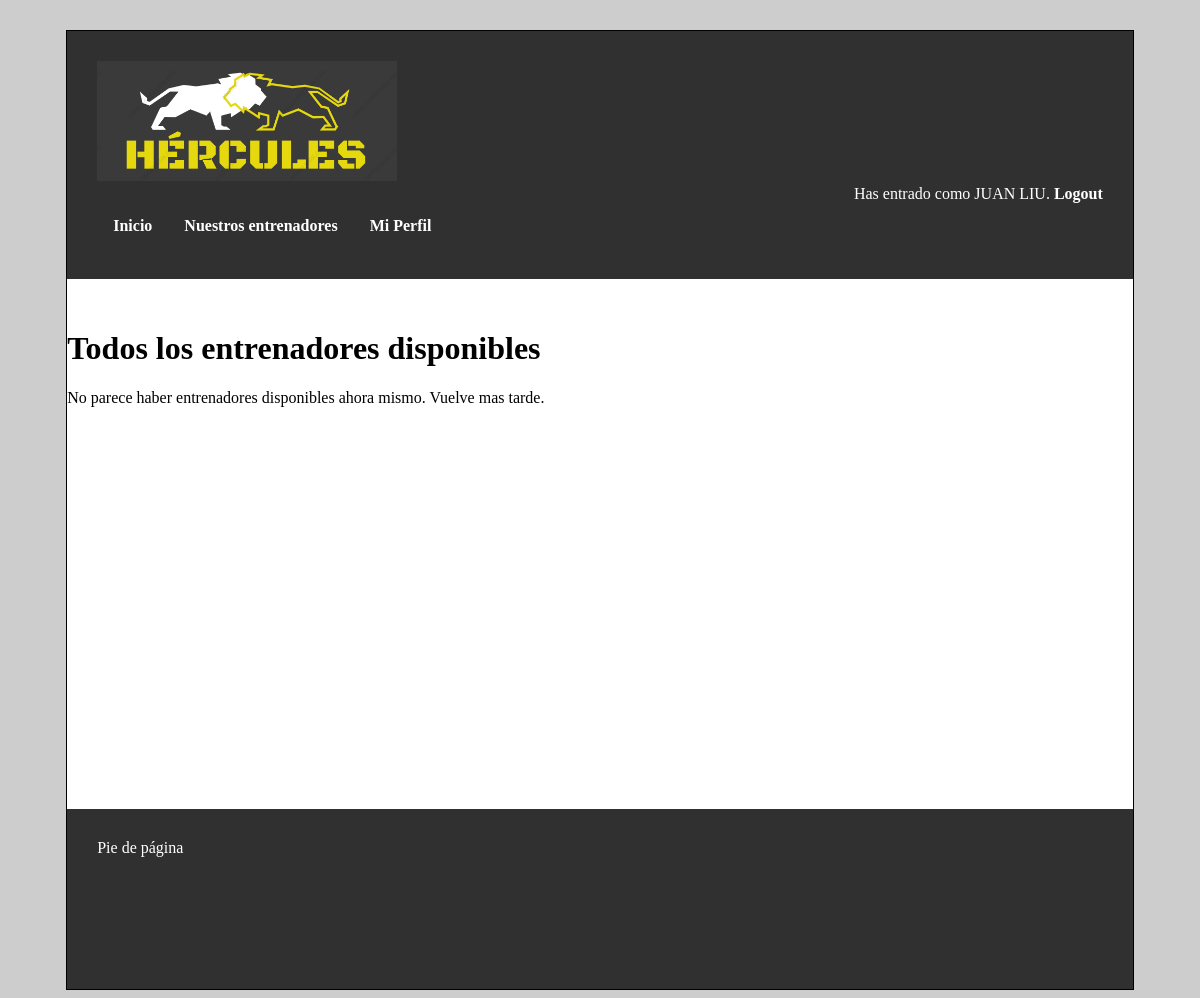
Before: /entrenadores.php (signed in) with the older database file.
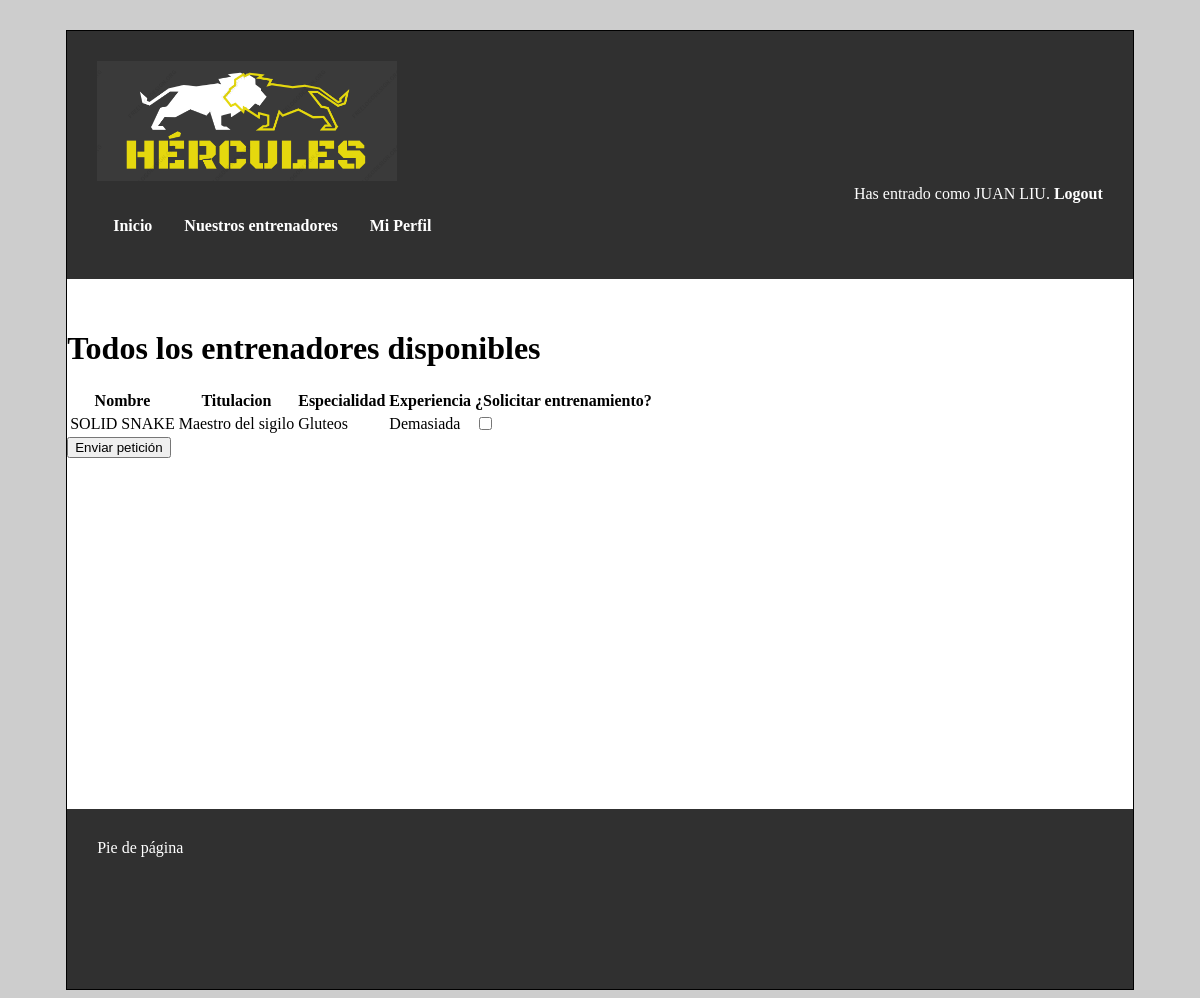
After: the same page with the newer database file.
### tables this page shows
CREATE TABLE `usuario` (
  `nif` varchar(10) NOT NULL,
  `nombre` varchar(30) NOT NULL,
  `contrasenna` varchar(255) NOT NULL,
  `foto` varchar(30) DEFAULT NULL,
  `email` varchar(30) NOT NULL,
  `sexo` varchar(6) DEFAULT NULL,
  `fechaNac` date DEFAULT NULL,
  `telefono` varchar(15) DEFAULT NULL,
  `ubicacion` varchar(50) DEFAULT NULL,
  `peso` decimal(5,0) DEFAULT NULL,
  `altura` decimal(5,0) DEFAULT NULL,
  `preferencias` varchar(50) DEFAULT NULL,
  `tipoUsuario` tinyint(1) NOT NULL DEFAULT 0,
  `titulacion` varchar(30) DEFAULT NULL,
  `especialidad` varchar(50) DEFAULT NULL,
  `experiencia` varchar(30) DEFAULT NULL
);

### includes/TOUsuario.php (called while the page is built, shortened)
<?php
class TOUsuario {
    private $nif;
    private $nombre;
    public function getNif()
    {
        return $this->nif;
    }
    public function getNombre()
    {
        return $this->nombre;
    }
}
?>

### includes/config.php (called while the page is built, shortened)
<?php
require_once __DIR__.'/TOUsuario.php';
require_once __DIR__.'/controller.php';
$ctrl = new controller();
?>

### includes/DAO.php (called while the page is built, shortened)
<?php
class DAO {
    private $servername = "localhost";
    private $username = "hercules";
    private $password = "iG8hC62acnPrvIeU";
    private $dbname = "hercules";
    public $mysqli;
    public function __construct(){
        if(!$this->mysqli){
            $this->mysqli = new mysqli($this->servername, $this->username, $this->password, $this->dbname);
        }
    }
    protected function consultar($query){
        return $this->mysqli->query($query);
    }
}
?>

### includes/controller.php (called while the page is built, shortened)
<?php
require_once('usuarioDAO.php');
class controller{
    public function listarEntrenadores($nif){
        $usuarioDAO = new UsuarioDAO();
        $consulta = $usuarioDAO->listarEntrenadores($nif);
        $row = array();
        $entrena = array();
        if ($consulta) {
        	while ($fila = mysqli_fetch_assoc($consulta)){
                $row['nombre'] = $fila['nombre'];
                $row['titulacion'] = $fila['titulacion'];
                $row['especialidad'] = $fila['especialidad'];
                $row['experiencia'] = $fila['experiencia'];
                $entrena[$fila['nif']] = $row;
        	}
        }
        return $entrena;
    }
}

### includes/usuarioDAO.php (called while the page is built, shortened)
<?php
require_once('DAO.php');
require_once('TOUsuario.php');
class UsuarioDAO extends DAO {
    public function listarEntrenadores($nif){
        $query = "SELECT nif, nombre, titulacion, especialidad, experiencia FROM usuario WHERE tipoUsuario = 1 AND nif != '" .$nif."'";
        return $this->consultar($query);
    }
}
?>

### entrenadores.php (the view, shortened to what this page needs)
<?php
	require_once 'includes/config.php';
?>
<!DOCTYPE html>
<html>
<head>
	<link rel="stylesheet" type="text/css" href="estilo.css" />
</head>
<body>
<div id="contenedor">
	<?php
		require('includes/comun/cabecera.php');
	?>
	<div id="contenido">
		<h1>Todos los entrenadores disponibles</h1>
		<form action="entrena_check.php" method="post">
		<?php
			$arr = $ctrl->listarEntrenadores($_SESSION['usuario']->getNif());
			if (count($arr) > 0) {
				echo '<table>';
				  echo '<tr>'.'<th>Nombre</th>'.'<th>Titulacion</th>'.'<th>Especialidad</th>'.'<th>Experiencia</th>';
				  if (isset($_SESSION['login'])) {
				  	echo '<th>¿Solicitar entrenamiento?</th>';
				  }
				  echo '</tr>';
				  if (isset($_SESSION['login'])) {
				  	$estados = $ctrl->listarSolicitudes($_SESSION['usuario']->getNif());
				  	foreach ($arr as $key => $valor) {
						echo '<tr>';
							echo '<td>'.$valor['nombre'].'</td>';
						    echo '<td>'.$valor['titulacion'].'</td>';
						    echo '<td>'.$valor['especialidad'].'</td>';
						    echo '<td>'.$valor['experiencia'].'</td>';
						    if (!isset($estados[$key])) {
								echo '<td>'.'<input type="checkbox" name="check_list[]" value='.$key.'>'.'</td>';
							}
					 	echo'</tr>';
					}
				  }
				echo '</table>';
				if (isset($_SESSION['login'])) {
					echo '<input type="submit" name="submit" Value="Enviar petición"/>';
				}
			}
			else {
				echo "No parece haber entrenadores disponibles ahora mismo. Vuelve mas tarde.";
			}
		?>
		</form>
	</div>
	<?php
		require('includes/comun/pie.php');
	?>
</div>
</body>
</html>

### includes/comun/cabecera.php
<div id="cabecera">
	<img src="includes/img/Hercules_logo.png" width="300" height="120" alt="Logo de Hercules: la web">
	<div class="saludo">
		<?php
		if (isset($_SESSION['login'])) {
			echo  "Has entrado como " . $_SESSION['usuario']->getNombre() . ". ". '<a href= logout.php>' . "Logout" . '</a>';
		}
		else {
			echo '<a href= login.php>Log in</a>';
			echo '<br>';
			echo '<a href= registro.php>Regístrate</a>';
			echo '<br>';
		}
		?>
	</div>
	<div class="menu">
		<ul>
		  <li><a href= index.php>Inicio</a></li>
		  <li><a href= entrenadores.php>Nuestros entrenadores</a></li>
		  <li><a href= miPerfil.php>Mi Perfil</a></li>
		</ul>
	</div>
</div>

### includes/comun/pie.php
<div id="pie">
	Pie de página
</div>

### estilo.css (style rules this page uses)
body { background-color: #CDCDCD; }
div#contenedor { width: 90%; margin: auto; border: 1px solid black; background-color: #aaaaaa; margin-top: 30px; }
div#cabecera { padding: 30px; height: auto; background-color: #303030; color: white; }
div#cabecera a, div#cabecera a:visited { color: white; font-weight: bold; text-decoration: none; }
div#contenido { padding-top: 30px; min-height: 500px; width: 100%; background-color: white; }
div#pie { padding: 30px; height: 120px; background-color: #303030; color: white; }
div.saludo { width: 100%; text-align: right; }
div.menu ul { list-style-type: none; margin: 0; padding: 0; overflow: hidden; background-color: #303030; }
div.menu li { float: left; }
div.menu li a { display: inline-block; color: white; text-align: center; padding: 14px 16px; text-decoration: none; }

Changed rows visible on the page:
added usuario: nombre "SOLID SNAKE", titulacion "Maestro del sigilo", especialidad "Gluteos", experiencia "Demasiada"
Other visible differences:
form field submit: (not shown) → "Enviar petición"
text no longer shown: "No parece haber entrenadores disponibles ahora mismo. Vuelve mas tarde."
text now shown: "Nombre Titulacion Especialidad Experiencia ¿Solicitar entrenamiento?"
